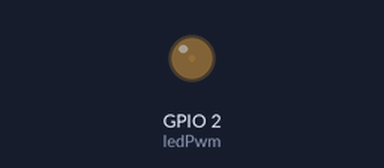
Simulated run of this sketch. Board: ESP32. Shown: output pins drawn as LEDs (lit = HIGH).

Above: at 0.05 s.
At 2.15 s:
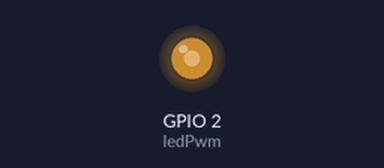
At 3.45 s:
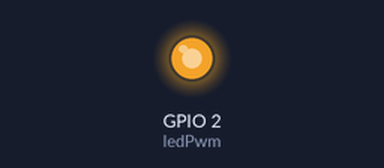
At 6.9 s:
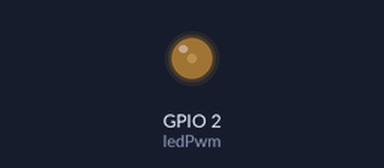
Timing chart, 0 to 10.0 s (numbered marks = the images above):
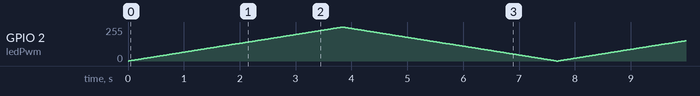

The sketch:

pwm.ino
```cpp
const int ledPwm=2;
const int ledChannel =0;
const int resolution =8;

void setup()
{
  ledcSetup(ledChannel , 500 , resolution);
  ledcAttachPin(ledPwm, ledChannel);
}
void loop()
{
  for(int dutyCycle =0; dutyCycle <=255; dutyCycle++)
  {
    ledcWrite(ledChannel, dutyCycle);
    delay(15);
  }
  for(int dutyCycle =255; dutyCycle >=0; dutyCycle--)
  {
    ledcWrite(ledChannel, dutyCycle);
    delay(15);
  }
}
```
